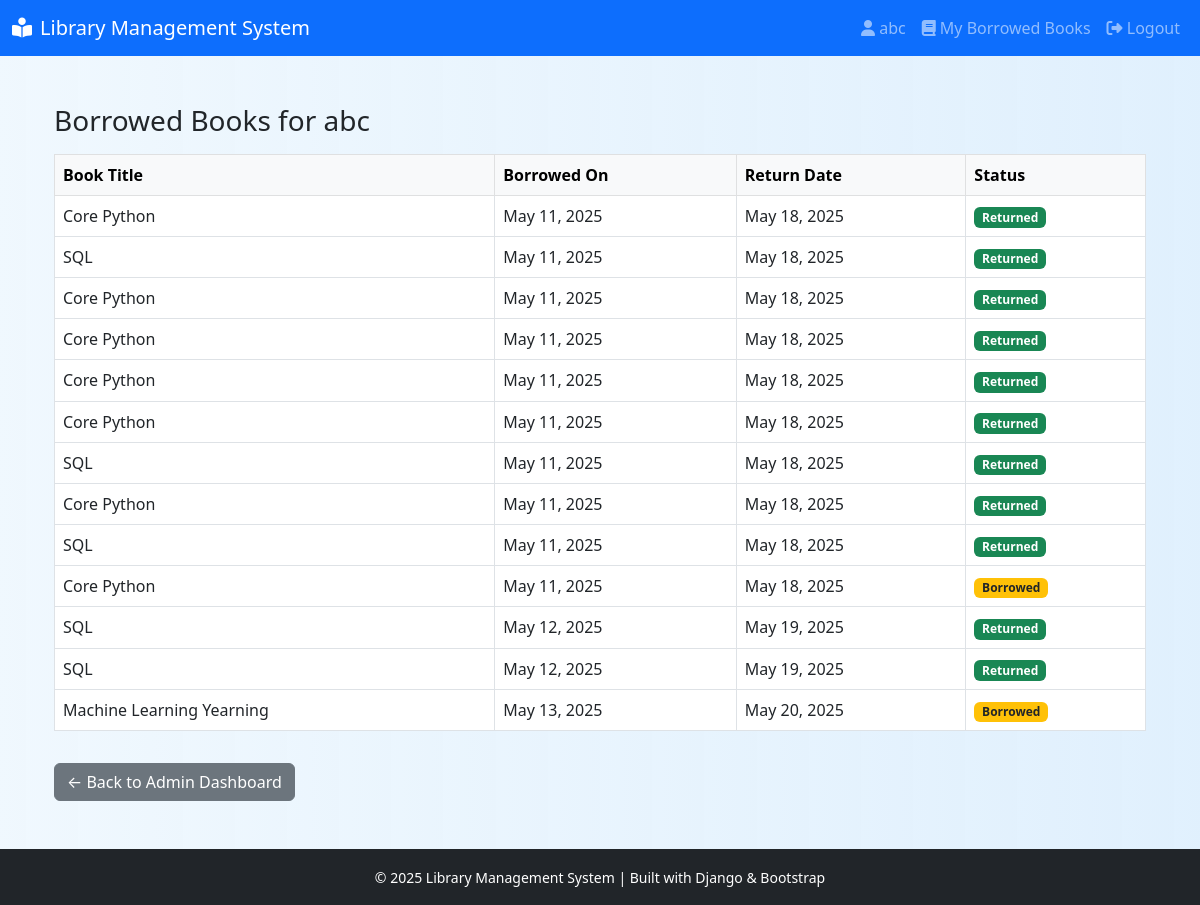
The page /user_borrowed_books/1/ on the database its author committed.
### library/models.py (models this page shows, shortened)
class BorrowBook(models.Model):
    user = models.ForeignKey(User, on_delete=models.CASCADE)
    book = models.ForeignKey(Book, on_delete=models.CASCADE)
    borrow_date = models.DateField(auto_now_add=True)
    return_date = models.DateField(null=True, blank=True)
    actual_return_date = models.DateField(null=True, blank=True)
    is_returned = models.BooleanField(default=False)

class Book(models.Model):
    title = models.CharField(max_length=200)
    author = models.CharField(max_length=200)
    description = models.TextField()
    published_date = models.DateField()
    total_copies = models.PositiveIntegerField(default=0)
    available_copies = models.PositiveIntegerField()

### library/views.py (the view)
# urls.py: path('user_borrowed_books/<int:user_id>/',user_borrowed_books, name='user_borrowed_books'),
def user_borrowed_books(request, user_id):
    user = get_object_or_404(User, id=user_id)
    borrowed_books = BorrowBook.objects.filter(user=user)
    return render(request, 'library/user_borrowed_books.html', {
        'user': user,
        'borrowed_books': borrowed_books
    })

### library/templates/library/user_borrowed_books.html
{% extends 'library/base_generic.html' %}
{% block content %}
<div class="container mt-4">
    <h3 class="mb-3">Borrowed Books for {{ user.username }}</h3>
    {% if borrowed_books %}
    <table class="table table-bordered">
        <thead class="table-light">
            <tr>
                <th>Book Title</th>
                <th>Borrowed On</th>
                <th>Return Date</th>
                <th>Status</th>
            </tr>
        </thead>
        <tbody>
        {% for record in borrowed_books %}
            <tr>
                <td>{{ record.book.title }}</td>
                <td>{{ record.borrow_date }}</td>
                <td>{{ record.return_date|default:"-" }}</td>
                <td>
                    {% if record.is_returned %}
                        <span class="badge bg-success">Returned</span>
                    {% else %}
                        <span class="badge bg-warning text-dark">Borrowed</span>
                    {% endif %}
                </td>
            </tr>
        {% endfor %}
        </tbody>
    </table>
    {% else %}
    <p class="text-muted">This user has not borrowed any books.</p>
    {% endif %}
    <a href="{% url 'admin_dashboard' %}" class="btn btn-secondary mt-3">← Back to Admin Dashboard</a>
</div>
{% endblock %}

### library/templates/library/base_generic.html (shortened to what this page needs)
{% load static %}
<!DOCTYPE html>
<html lang="en">
<head>
  <link href="https://cdn.jsdelivr.net/npm/bootstrap@5.3.0/dist/css/bootstrap.min.css" rel="stylesheet">
  <link href="https://cdnjs.cloudflare.com/ajax/libs/font-awesome/6.5.0/css/all.min.css" rel="stylesheet">
</head>
<body>
<nav class="navbar navbar-expand-lg navbar-dark bg-primary">
  <div class="container-fluid">
    <a class="navbar-brand" href="{% url 'book_list' %}">
      <i class="fas fa-book-reader me-2"></i>Library Management System
    </a>
    <div class="collapse navbar-collapse" id="navbarNavDropdown">
      <ul class="navbar-nav ms-auto">
        {% if user.is_authenticated %}
          <li class="nav-item">
            <a class="nav-link" href="#"><i class="fas fa-user"></i> {{ user.username }}</a>
          </li>
          {% if user.is_staff %}
            <li class="nav-item">
              <a class="nav-link" href="{% url 'admin_dashboard' %}">
                <i class="fas fa-chart-bar"></i> Dashboard
              </a>
            </li>
          {% else %}
            <li class="nav-item">
              <a class="nav-link" href="{% url 'borrowed_books' %}">
                <i class="fas fa-book"></i> My Borrowed Books
              </a>
            </li>
          {% endif %}
          <li class="nav-item">
            <a class="nav-link" href="{% url 'logout' %}">
              <i class="fas fa-sign-out-alt"></i> Logout
            </a>
          </li>
        {% endif %}
      </ul>
    </div>
  </div>
</nav>
<div class="container mt-4 mb-5">
  {% block content %}{% endblock %}
</div>
<footer class="bg-dark text-white text-center py-3 mt-auto">
  <div class="container">
    <small>&copy; 2025 Library Management System | Built with Django & Bootstrap</small>
  </div>
</footer>
</body>
</html>

### library/templates/library/base_generic.html (style rules this page uses)
body { background: linear-gradient(to right, rgba(227, 242, 253, 0.541), rgba(187, 222, 251, 0.452)), url("https://ideas.demco.com/wp-content/uploads/2023/01/blog_Eisenhower-HS-Shelving-stacks-015.jpg") no-repeat center center fixed; background-size: cover; min-height: 100vh; display: flex; flex-direction: column; }

### rows shown on the page
BorrowBook: book "Core Python", borrow_date "May 11, 2025", return_date "May 18, 2025", is_returned "Returned"
BorrowBook: book "SQL", borrow_date "May 11, 2025", return_date "May 18, 2025", is_returned "Returned"
BorrowBook: book "Core Python", borrow_date "May 11, 2025", return_date "May 18, 2025", is_returned "Returned"
BorrowBook: book "Core Python", borrow_date "May 11, 2025", return_date "May 18, 2025", is_returned "Returned"
BorrowBook: book "Core Python", borrow_date "May 11, 2025", return_date "May 18, 2025", is_returned "Returned"
BorrowBook: book "Core Python", borrow_date "May 11, 2025", return_date "May 18, 2025", is_returned "Returned"
BorrowBook: book "SQL", borrow_date "May 11, 2025", return_date "May 18, 2025", is_returned "Returned"
BorrowBook: book "Core Python", borrow_date "May 11, 2025", return_date "May 18, 2025", is_returned "Returned"
BorrowBook: book "SQL", borrow_date "May 11, 2025", return_date "May 18, 2025", is_returned "Returned"
BorrowBook: book "Core Python", borrow_date "May 11, 2025", return_date "May 18, 2025", is_returned "Borrowed"
BorrowBook: book "SQL", borrow_date "May 12, 2025", return_date "May 19, 2025", is_returned "Returned"
BorrowBook: book "SQL", borrow_date "May 12, 2025", return_date "May 19, 2025", is_returned "Returned"
BorrowBook: book "Machine Learning Yearning", borrow_date "May 13, 2025", return_date "May 20, 2025", is_returned "Borrowed"

### other values the page prints
{{ user.username }} "abc"
